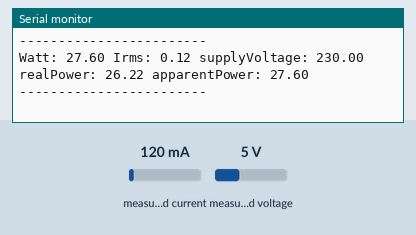
Simulated run of this sketch. Board: Arduino Uno, built with avr-gcc and run on an emulated ATmega328P. Shown: the last lines printed to the serial monitor. The test bench sets the inputs (shaded band); at power-on: measured current 120 mA, measured voltage 5 V.

Above: at 1.2 s.
1.3 s: measured current set to 40 mA
At 1.97 s:
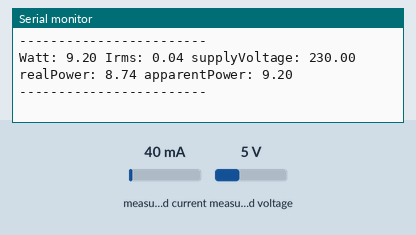
4.3 s: measured current set to 500 mA
At 4.95 s:
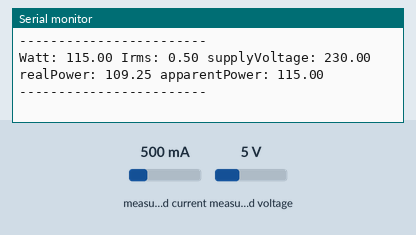
7.3 s: measured voltage set to 0.3 V
At 7.97 s:
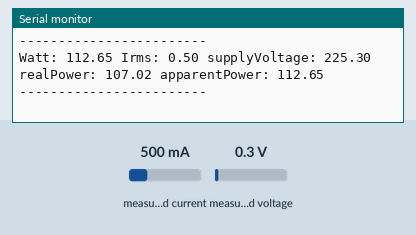
10.3 s: measured voltage set to 3.8 V
At 10.98 s:
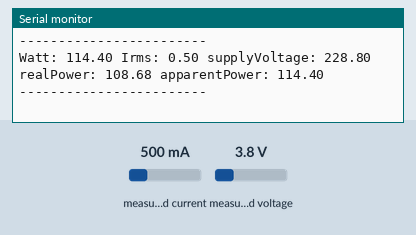
13.3 s: measured current set to 40 mA
At 13.99 s:
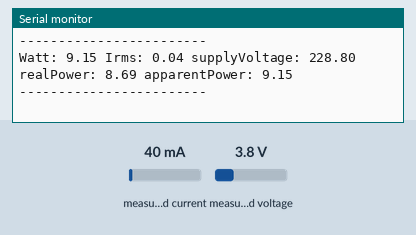
Timing chart, 0 to 16.3 s (numbered marks = the images above; inputs shaded):
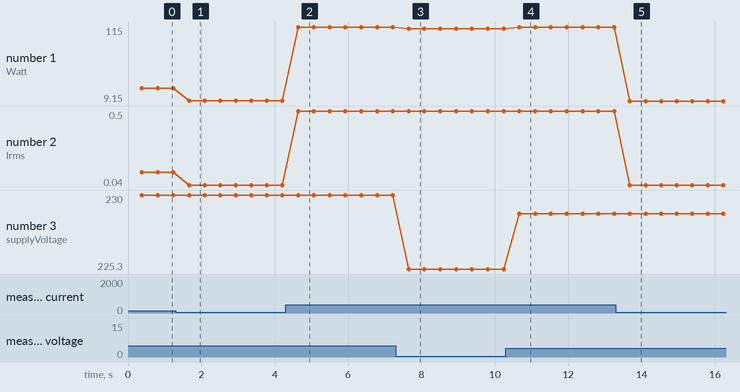

Measured:
- after the input at 1.3 s, the serial monitor: prints a new line after 0.36 s (image 1)
- after the input at 4.3 s, the serial monitor: prints a new line after 0.34 s (image 2)
- after the input at 7.3 s, the serial monitor: prints a new line after 0.35 s (image 3)
- after the input at 10.3 s, the serial monitor: prints a new line after 0.37 s (image 4)
- after the input at 13.3 s, the serial monitor: prints a new line after 0.38 s (image 5)
- plotted number 1: 27.6 → 9.2 after the input at 1.3 s, 9.2 → 115 after the input at 4.3 s, 115 → 112.65 after the input at 7.3 s, 112.65 → 114.4 after the input at 10.3 s, 114.4 → 9.15 after the input at 13.3 s
- plotted number 2: 0.12 → 0.04 after the input at 1.3 s, 0.04 → 0.5 after the input at 4.3 s, 0.5 → 0.04 after the input at 13.3 s
- plotted number 3: 230 → 225.3 after the input at 7.3 s, 225.3 → 228.8 after the input at 10.3 s

The sketch:

EnergyMonitor.ino
```cpp
#include "EmonLib.h"             // Include Emon Library
EnergyMonitor emon1;             // Create an instance

void setup()
{
  Serial.begin(9600);

  //emon1.voltage(2, 234.26, 1.7);  // Voltage: input pin, calibration, phase_shift
  //emon1.current(1, 111.1);       // Current: input pin, calibration.

  emon1.voltage(4, 234.26, 1.7);
  emon1.current(5, 28);             // Current: input pin, calibration.
}


void loop()
{
  double Irms = emon1.calcIrms(1480);  // Calculate Irms only 1480
  emon1.calcVI(20,2000); // Voltage

  float realPower       = emon1.realPower;        //extract Real Power into variable
  float apparentPower   = emon1.apparentPower;    //extract Apparent Power into variable
  float powerFactor     = emon1.powerFactor;      //extract Power Factor into Variable
  float supplyVoltage   = emon1.Vrms;             //extract Vrms into Variable
  //float Irms            = emon1.Irms;             //extract Irms into Variable

  //double Volt = emon1.readVcc();
  //emon1.serialprint();
  double Watt = Irms*supplyVoltage;
  Serial.print("Watt: ");           // Apparent power
  Serial.print(Watt);           // Apparent power
  Serial.print(" Irms: ");
  Serial.print(Irms);               // Irms
  Serial.print(" supplyVoltage: ");
  Serial.print(supplyVoltage);
  Serial.print(" realPower: ");
  Serial.print(realPower);
  Serial.print(" apparentPower: ");
  Serial.print(apparentPower);
  Serial.println();
  Serial.println("------------------------ ");       // Print out all variables
}
```
